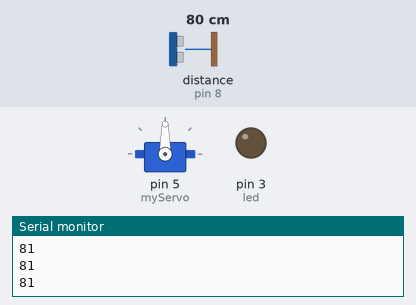
Simulated run of this sketch. Board: Arduino Uno, built with avr-gcc and run on an emulated ATmega328P. On the bench: servo, output pins drawn as LEDs (lit = HIGH), the last lines printed to the serial monitor. Inputs (shaded band) come from the test bench; at power-on: distance to the obstacle (sensor on pin 8) 80 cm. The echo pulse lasts 58.3 µs per cm.

Above: at 1.2 s.
1.3 s: distance to the obstacle (sensor on pin 8) set to 16 cm
2.8 s: distance to the obstacle (sensor on pin 8) set to 13 cm
At 4.0 s:
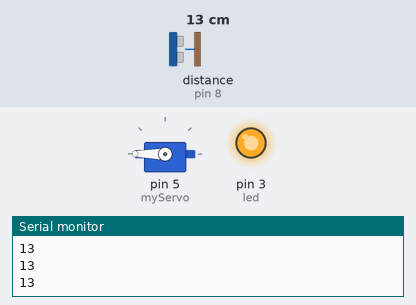
4.3 s: distance to the obstacle (sensor on pin 8) set to 18 cm
At 5.0 s:
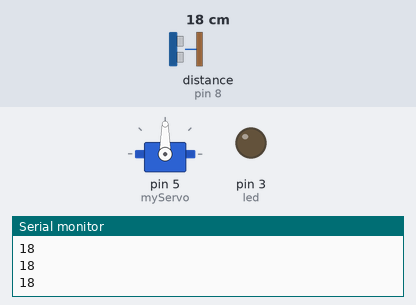
5.8 s: distance to the obstacle (sensor on pin 8) set to 2 cm
At 7.2 s:
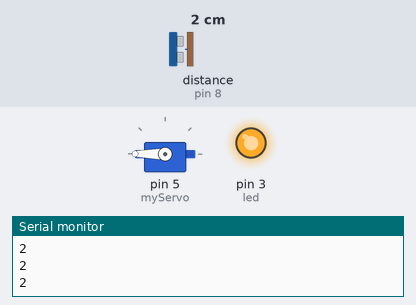
Timing chart, 0 to 8.3 s (numbered marks = the images above; inputs shaded):
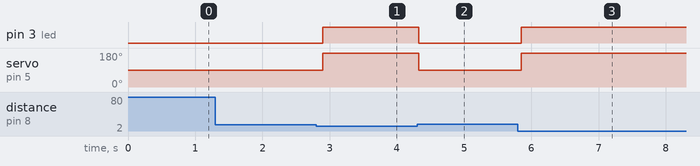

The sketch:

NewPing.ino
```cpp
// New Ping
// Jeanne Berthy
// This assgnment is meant to help you familiarize yourself with the library of New Ping, which shortens your code so that you don't need to use lengthy functions.
// The functions are inside the NewPing library, so that you only need the return insteadof the entire function at the bottom of you code.

#include <Servo.h>
#include <NewPing.h>
int trigPin = 11;
int echoPin = 8;
long duration;
int cm;
Servo myServo;
int servo = 5;
int led = 3;
NewPing myHCSR04(trigPin, echoPin);
void setup()
{
  pinMode(11, OUTPUT);
  pinMode(8, INPUT);
  Serial.begin(9600);
  myServo.attach(5);
  pinMode(3, OUTPUT);
}

void loop()
{
  cm = myHCSR04.ping_cm(); // this line of code replaces my getDistance function (in my previous assignment, hello functions).
  {
    if (cm < 15) // if an object is less than 15cm away from the sensor **
    {
        myServo.write(180); // this makes the servo turn very fast
      digitalWrite(led, HIGH); // the led will turn on
    }
    else // if the distance is any other number besides 1-15, **
    {
        myServo.write(90);  // ** this makes the servo stop spinning
      digitalWrite(led, LOW); // the led will turn off
    }
  }
  delay(100); // this delays the loop for 0.1 seconds
  Serial.println(cm); // this prints the distance of an object (on serial monitor) from the ultrasonic sensor
}
```

Measured:
- the behaviour switches between 15 and 14 cm on distance to the obstacle (sensor on pin 8) (found by bisection; images 0 and 1)
- after the input at 2.8 s, pin 3 (led): LOW → HIGH after 0.10 s; servo on pin 5 (myServo): 90° → 180° after 0.10 s
- after the input at 4.3 s, pin 3 (led): HIGH → LOW at once; servo on pin 5 (myServo): 180° → 90° at once
- after the input at 5.8 s, pin 3 (led): LOW → HIGH after 0.05 s; servo on pin 5 (myServo): 90° → 180° after 0.05 s
